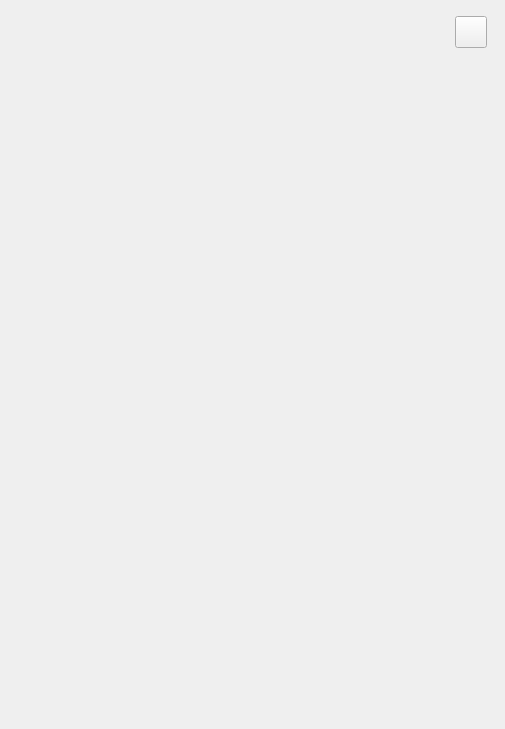
<?xml version="1.0" encoding="UTF-8"?>
<ui version="4.0">
 <class>vBrowser</class>
 <widget class="QWidget" name="vBrowser">
  <property name="geometry">
   <rect>
    <x>0</x>
    <y>0</y>
    <width>505</width>
    <height>729</height>
   </rect>
  </property>
  <property name="windowTitle">
   <string>活动页面</string>
  </property>
  <property name="styleSheet">
   <string notr="true">QLabel
{
color:white;
background-color: rgba(0, 0, 0, 70%);
border-radius:8px;
font: 16px Microsoft YaHei;
}

QPushButton
{
	border-image: url(:/Prank/Prank/ic_gb.png);
}

QPushButton:hover
{
	border-image: url(:/Prank/Prank/ic_gb_bright.png);
}</string>
  </property>
  <layout class="QVBoxLayout" name="verticalLayout">
   <property name="spacing">
    <number>0</number>
   </property>
   <property name="leftMargin">
    <number>0</number>
   </property>
   <property name="topMargin">
    <number>0</number>
   </property>
   <property name="rightMargin">
    <number>0</number>
   </property>
   <property name="bottomMargin">
    <number>0</number>
   </property>
   <item>
    <widget class="QFrame" name="frame">
     <property name="styleSheet">
      <string notr="true">#frame
{
	border-radius:8px;
}</string>
     </property>
     <property name="frameShape">
      <enum>QFrame::StyledPanel</enum>
     </property>
     <property name="frameShadow">
      <enum>QFrame::Raised</enum>
     </property>
     <widget class="QWidget" name="widget" native="true">
      <property name="geometry">
       <rect>
        <x>0</x>
        <y>0</y>
        <width>505</width>
        <height>100</height>
       </rect>
      </property>
      <property name="minimumSize">
       <size>
        <width>0</width>
        <height>100</height>
       </size>
      </property>
      <property name="styleSheet">
       <string notr="true">#widget{
border-image: url(:/QSimpleBrowser/qrc/web.png);
}</string>
      </property>
     </widget>
     <widget class="QPushButton" name="pushButton">
      <property name="geometry">
       <rect>
        <x>455</x>
        <y>16</y>
        <width>32</width>
        <height>32</height>
       </rect>
      </property>
      <property name="cursor">
       <cursorShape>PointingHandCursor</cursorShape>
      </property>
      <property name="text">
       <string/>
      </property>
     </widget>
     <widget class="QCefWebView" name="widget_web" native="true">
      <property name="geometry">
       <rect>
        <x>0</x>
        <y>0</y>
        <width>505</width>
        <height>729</height>
       </rect>
      </property>
     </widget>
     <zorder>widget_web</zorder>
     <zorder>widget</zorder>
     <zorder>pushButton</zorder>
    </widget>
   </item>
  </layout>
 </widget>
 <customwidgets>
  <customwidget>
   <class>QCefWebView</class>
   <extends>QWidget</extends>
   <header location="global">QCefWebView.h</header>
   <container>1</container>
  </customwidget>
 </customwidgets>
 <resources/>
 <connections/>
</ui>
